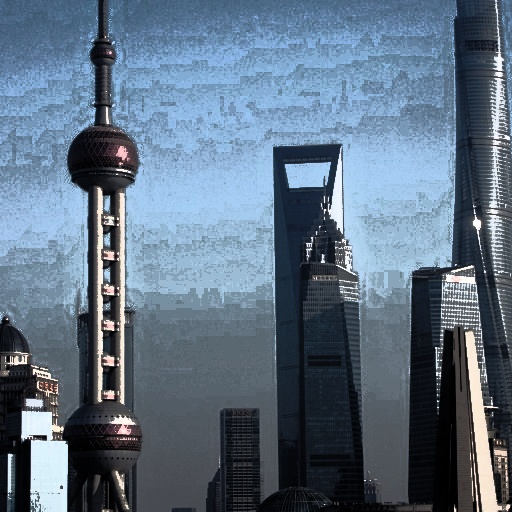
#> input picture augmented_hist_equalized/IMG_004_02.jpg, 512 x 512 px, given as the content of the folder E:/DIP/MyLab/project/resized_data, which was not available
$ python enhance_images.py
#> lines starting #> are read from the running program, lines starting #| are printed output that depends on the picture; pictures that were not available may be replaced by others from this repository, and a replacement may not be noted
import cv2
import os
import numpy as np

def enhance_images():
    """
    对指定文件夹中的图像应用三种不同的数据增强方法，
    并将结果以新的命名规则保存在各自的文件夹中。
    """
    # --- 1. 配置 ---
    # 输入文件夹
    input_dir = r'E:\DIP\MyLab\project\resized_data'

    # 三种增强方法对应的输出文件夹
    output_grayscale_dir = r'E:\DIP\MyLab\project\augmented_grayscale'
    output_hist_eq_dir = r'E:\DIP\MyLab\project\augmented_hist_equalized'
    output_sharpen_dir = r'E:\DIP\MyLab\project\augmented_sharpened'

    # --- 2. 初始化 ---
    # 确保所有输出文件夹都存在
    os.makedirs(output_grayscale_dir, exist_ok=True)
    os.makedirs(output_hist_eq_dir, exist_ok=True)
    os.makedirs(output_sharpen_dir, exist_ok=True)
    print("输出文件夹已准备就绪。")

    # 获取所有图片文件
    try:
        image_files = [f for f in os.listdir(input_dir) if f.lower().endswith(('.png', '.jpg', '.jpeg'))]
        if not image_files:
            print(f"错误：在 '{input_dir}' 文件夹中没有找到任何图片。")
            return
    except FileNotFoundError:
        print(f"错误：输入文件夹 '{input_dir}' 不存在。")
        return

    print(f"找到 {len(image_files)} 张图片，开始进行数据增强...")

    # --- 3. 图像处理与保存 ---
    for i, filename in enumerate(image_files):
        # 构建完整输入路径
        input_path = os.path.join(input_dir, filename)

        # 读取原始图片
        original_img = cv2.imread(input_path)
#> original_img is the input picture: shape (512, 512, 3); mean B, G, R 131.3, 112.6, 94.3
        if original_img is None:
            print(f"警告：无法读取图片 {input_path}，已跳过。")
            continue

        # 分离文件名和扩展名以创建新名称
        basename, ext = os.path.splitext(filename)

        # --- 方法 1: 灰度变换 ---
        grayscale_img = cv2.cvtColor(original_img, cv2.COLOR_BGR2GRAY)
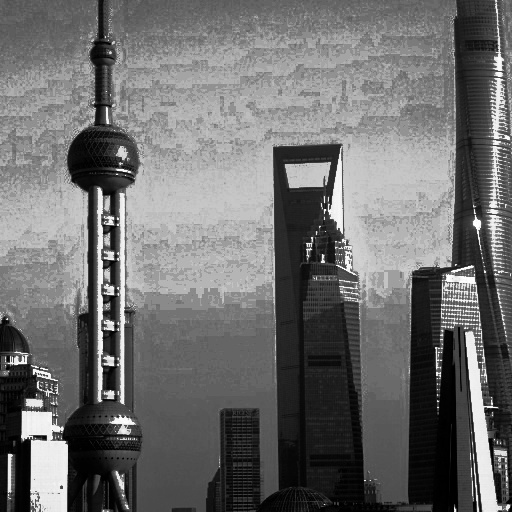
#> grayscale_img: shape (512, 512); min 0, max 255, mean 109.2
        grayscale_img_3ch = cv2.cvtColor(grayscale_img, cv2.COLOR_GRAY2BGR)
        new_filename_01 = f"{basename}_01{ext}"
        grayscale_output_path = os.path.join(output_grayscale_dir, new_filename_01)
        cv2.imwrite(grayscale_output_path, grayscale_img_3ch)

        # --- 方法 2: 直方图均衡化 (在V通道上) ---
        hsv_img = cv2.cvtColor(original_img, cv2.COLOR_BGR2HSV)
#> hsv_img: shape (512, 512, 3); mean H, S, V 101.5, 80.2, 132.3
        h, s, v = cv2.split(hsv_img)
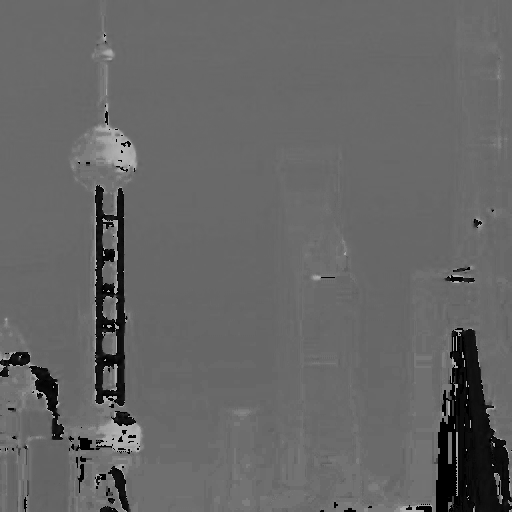
#> h: shape (512, 512); min 0, max 179, mean 101.5
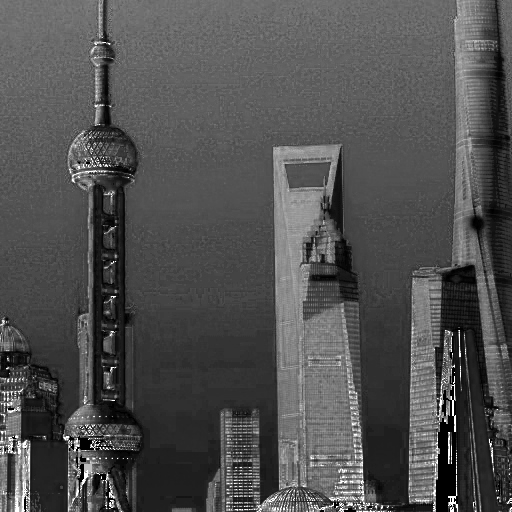
#> s: shape (512, 512); min 0, max 255, mean 80.2
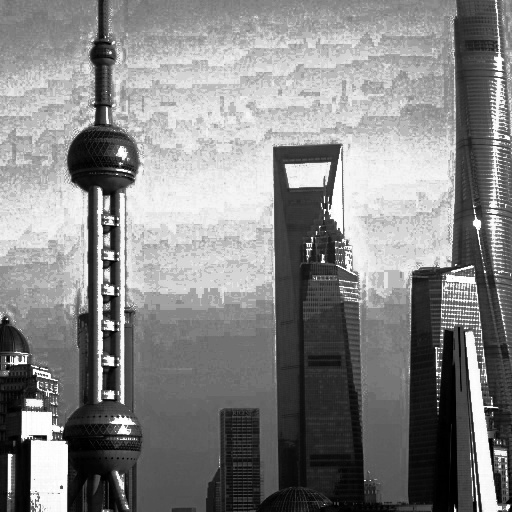
#> v: shape (512, 512); min 0, max 255, mean 132.3
        v_equalized = cv2.equalizeHist(v)
        hsv_equalized_img = cv2.merge([h, s, v_equalized])
#> hsv_equalized_img: shape (512, 512, 3); mean H, S, V 101.5, 80.2, 127.8
        hist_eq_img = cv2.cvtColor(hsv_equalized_img, cv2.COLOR_HSV2BGR)
        new_filename_02 = f"{basename}_02{ext}"
        hist_eq_output_path = os.path.join(output_hist_eq_dir, new_filename_02)
        cv2.imwrite(hist_eq_output_path, hist_eq_img)

        # --- 方法 3: 空间域滤波 - 图像锐化 (非锐化掩模) ---
        blurred_img = cv2.GaussianBlur(original_img, (0, 0), 5)
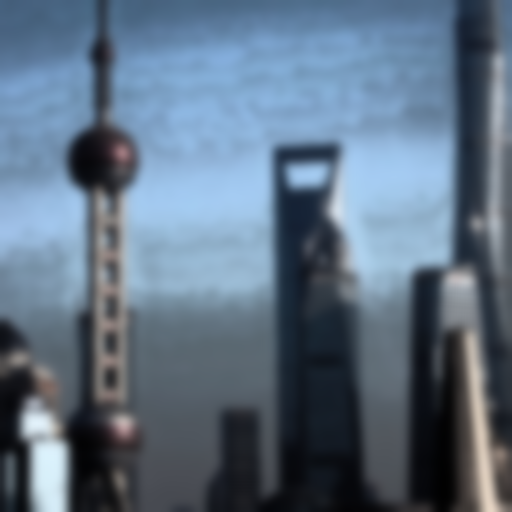
#> blurred_img: shape (512, 512, 3); mean B, G, R 131.3, 112.6, 94.3
        sharpened_img = cv2.addWeighted(original_img, 1.5, blurred_img, -0.5, 0)
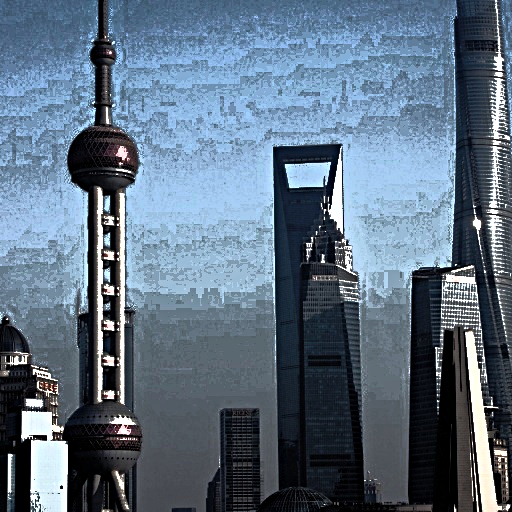
#> sharpened_img: shape (512, 512, 3); mean B, G, R 130.7, 112.2, 93.8
        new_filename_03 = f"{basename}_03{ext}"
        sharp_output_path = os.path.join(output_sharpen_dir, new_filename_03)
        cv2.imwrite(sharp_output_path, sharpened_img)

        # 打印进度
        print(f"  ({i+1}/{len(image_files)}) 已处理: {filename} -> {new_filename_01}, {new_filename_02}, {new_filename_03}")

    print("\n所有图片数据增强完成！")
    print(f"灰度变换结果保存在: {output_grayscale_dir}")
    print(f"直方图均衡化结果保存在: {output_hist_eq_dir}")
    print(f"图像锐化结果保存在: {output_sharpen_dir}")


if __name__ == '__main__':
    enhance_images()

$ run again, on augmented_hist_equalized/IMG_010_02.jpg
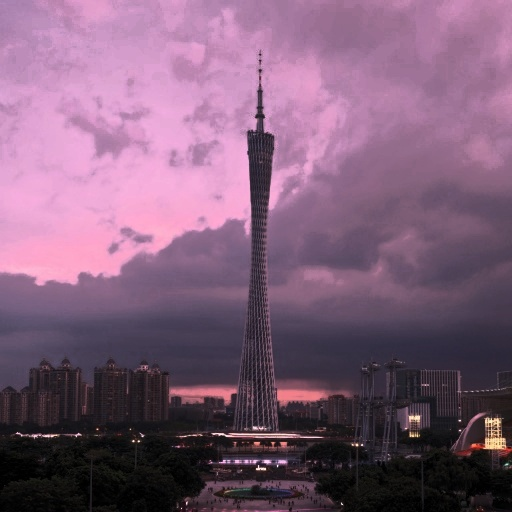
#> input picture augmented_hist_equalized/IMG_010_02.jpg, 512 x 512 px, given as the content of the folder E:/DIP/MyLab/project/resized_data, which was not available
#> in enhance_images, original_img is the input picture: shape (512, 512, 3); mean B, G, R 119.3, 93.3, 126.6
#> hsv_img: shape (512, 512, 3); mean H, S, V 140.6, 65.7, 128.4
#> in enhance_images, `h, s, v = cv2.split(hsv_img)`:
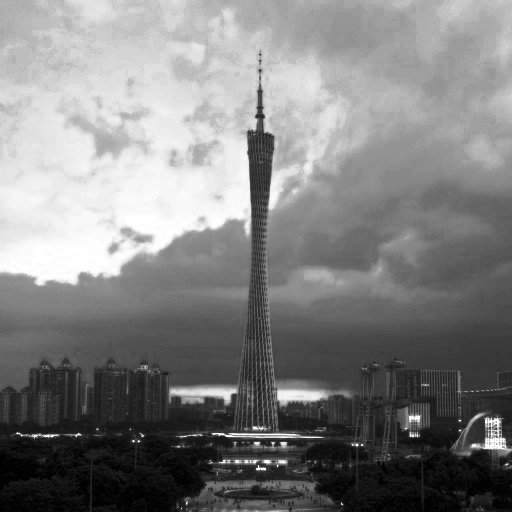
#> v: shape (512, 512); min 0, max 255, mean 128.4
#> hsv_equalized_img: shape (512, 512, 3); mean H, S, V 140.6, 65.7, 127.6
#> in enhance_images, `blurred_img = cv2.GaussianBlur(original_img, (0, 0), 5)`:
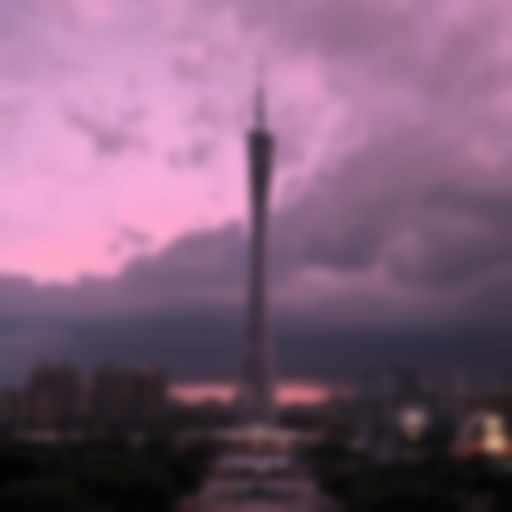
#> blurred_img: shape (512, 512, 3); mean B, G, R 119.3, 93.3, 126.6

$ run again, on augmented_hist_equalized/IMG_012_02.jpg
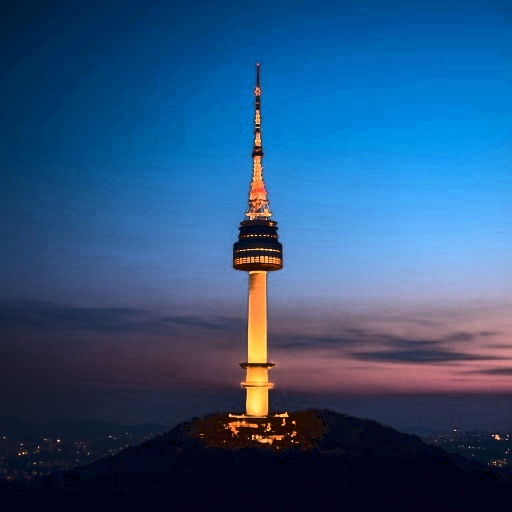
#> input picture augmented_hist_equalized/IMG_012_02.jpg, 512 x 512 px, given as the content of the folder E:/DIP/MyLab/project/resized_data, which was not available
#> in enhance_images, original_img is the input picture: shape (512, 512, 3); mean B, G, R 124.5, 81.5, 42.3
#> hsv_img: shape (512, 512, 3); mean H, S, V 110.6, 184.5, 129.5
#> in enhance_images, `h, s, v = cv2.split(hsv_img)`:
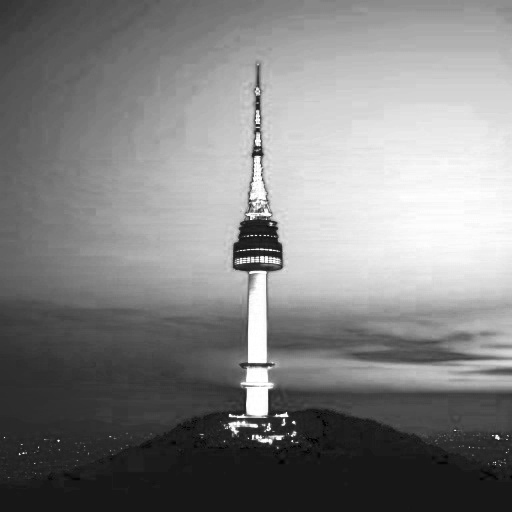
#> v: shape (512, 512); min 0, max 255, mean 129.5
#> hsv_equalized_img: shape (512, 512, 3); mean H, S, V 110.6, 184.5, 128.9
#> in enhance_images, `blurred_img = cv2.GaussianBlur(original_img, (0, 0), 5)`:
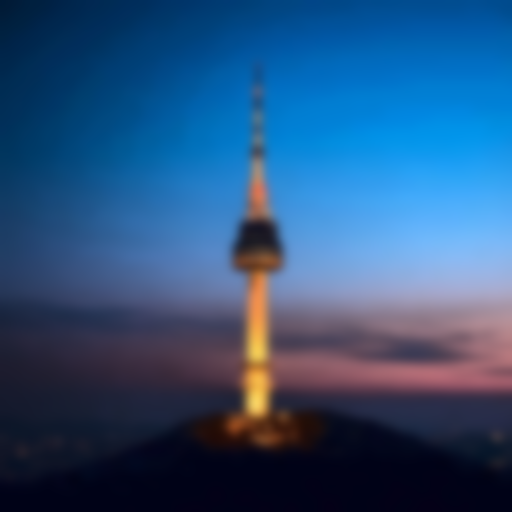
#> blurred_img: shape (512, 512, 3); mean B, G, R 124.5, 81.5, 42.3

$ run again, on augmented_hist_equalized/IMG_016_02.jpg
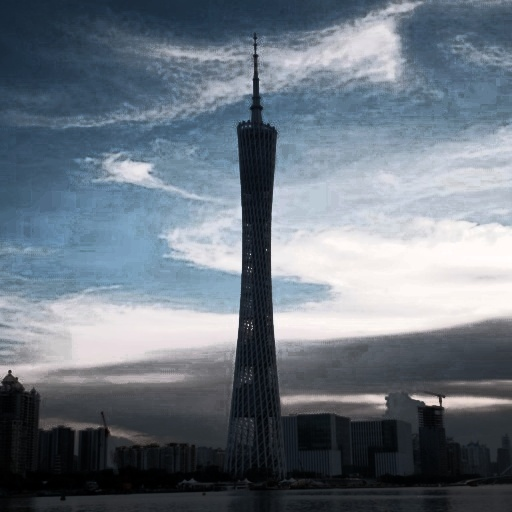
#> input picture augmented_hist_equalized/IMG_016_02.jpg, 512 x 512 px, given as the content of the folder E:/DIP/MyLab/project/resized_data, which was not available
#> in enhance_images, original_img is the input picture: shape (512, 512, 3); mean B, G, R 128.3, 117.5, 107.4
#> hsv_img: shape (512, 512, 3); mean H, S, V 101.6, 59.1, 129.2
#> in enhance_images, `h, s, v = cv2.split(hsv_img)`:
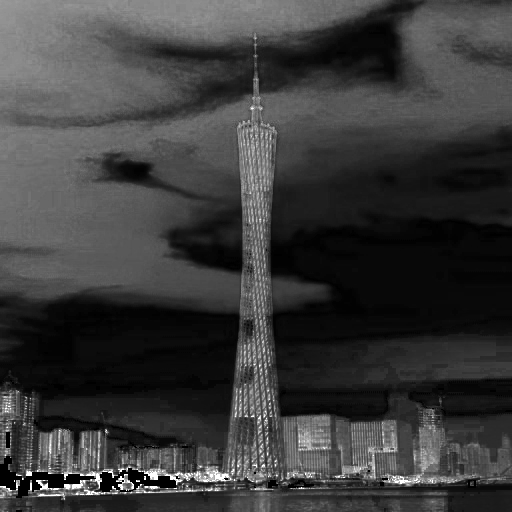
#> s: shape (512, 512); min 0, max 255, mean 59.1
#> hsv_equalized_img: shape (512, 512, 3); mean H, S, V 101.6, 59.1, 127.6
#> in enhance_images, `blurred_img = cv2.GaussianBlur(original_img, (0, 0), 5)`:
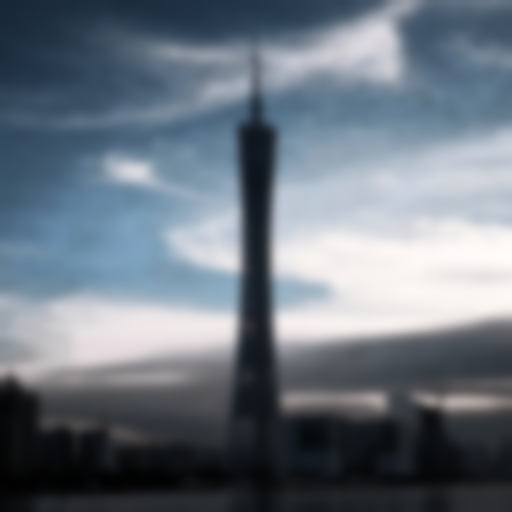
#> blurred_img: shape (512, 512, 3); mean B, G, R 128.3, 117.5, 107.4
